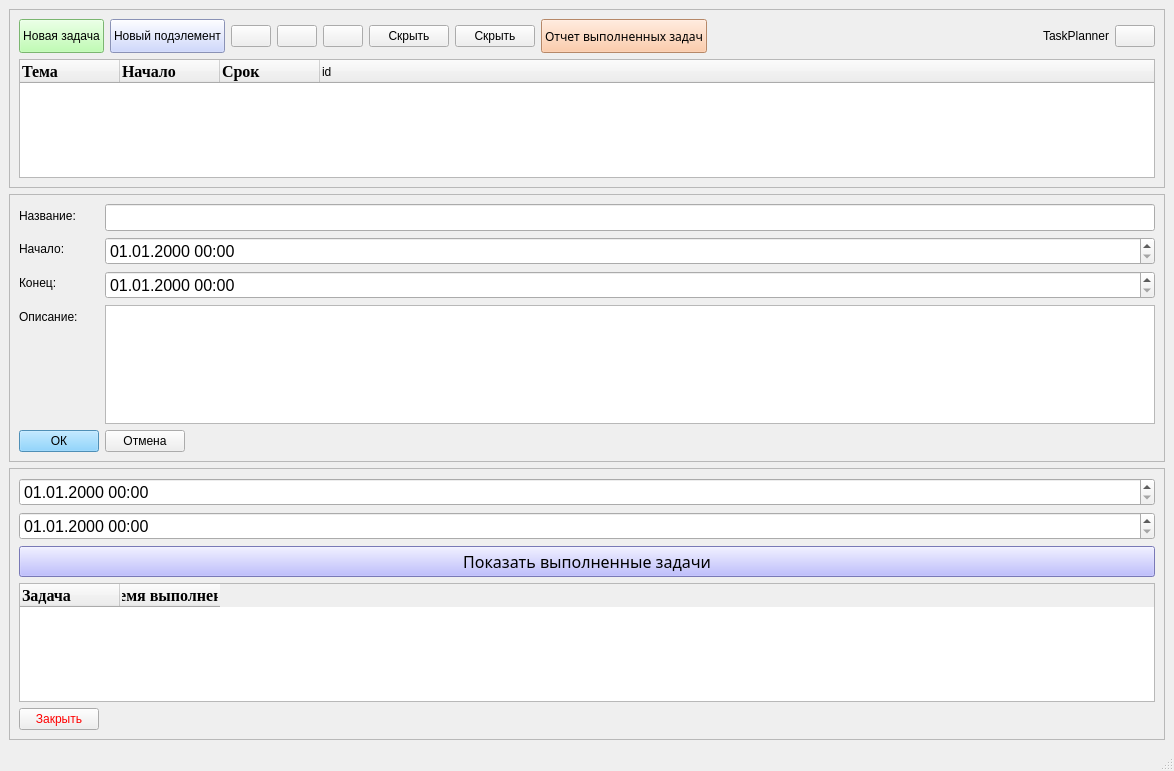
<?xml version="1.0" encoding="UTF-8"?>
<ui version="4.0">
 <class>MainWindow</class>
 <widget class="QMainWindow" name="MainWindow">
  <property name="enabled">
   <bool>true</bool>
  </property>
  <property name="geometry">
   <rect>
    <x>0</x>
    <y>0</y>
    <width>1174</width>
    <height>771</height>
   </rect>
  </property>
  <property name="sizeIncrement">
   <size>
    <width>0</width>
    <height>0</height>
   </size>
  </property>
  <property name="mouseTracking">
   <bool>true</bool>
  </property>
  <property name="focusPolicy">
   <enum>Qt::NoFocus</enum>
  </property>
  <property name="layoutDirection">
   <enum>Qt::LeftToRight</enum>
  </property>
  <property name="autoFillBackground">
   <bool>true</bool>
  </property>
  <property name="iconSize">
   <size>
    <width>100</width>
    <height>24</height>
   </size>
  </property>
  <widget class="QWidget" name="centralwidget">
   <property name="enabled">
    <bool>true</bool>
   </property>
   <property name="sizePolicy">
    <sizepolicy hsizetype="Preferred" vsizetype="Preferred">
     <horstretch>0</horstretch>
     <verstretch>0</verstretch>
    </sizepolicy>
   </property>
   <layout class="QGridLayout" name="gridLayout_3">
    <item row="1" column="0">
     <widget class="QFrame" name="frame2">
      <property name="focusPolicy">
       <enum>Qt::NoFocus</enum>
      </property>
      <property name="frameShape">
       <enum>QFrame::StyledPanel</enum>
      </property>
      <property name="frameShadow">
       <enum>QFrame::Raised</enum>
      </property>
      <layout class="QFormLayout" name="formLayout">
       <item row="0" column="0">
        <widget class="QLabel" name="label">
         <property name="styleSheet">
          <string notr="true">font: italic 12pt &quot;Georgia&quot;;</string>
         </property>
         <property name="text">
          <string>Название:</string>
         </property>
        </widget>
       </item>
       <item row="0" column="1">
        <widget class="QLineEdit" name="name_frame2">
         <property name="sizePolicy">
          <sizepolicy hsizetype="Expanding" vsizetype="Fixed">
           <horstretch>0</horstretch>
           <verstretch>40</verstretch>
          </sizepolicy>
         </property>
         <property name="font">
          <font>
           <pointsize>12</pointsize>
          </font>
         </property>
        </widget>
       </item>
       <item row="1" column="0">
        <widget class="QLabel" name="label_2">
         <property name="styleSheet">
          <string notr="true">font: italic 12pt &quot;Georgia&quot;;</string>
         </property>
         <property name="text">
          <string>Начало:</string>
         </property>
        </widget>
       </item>
       <item row="1" column="1">
        <widget class="QDateTimeEdit" name="start_frame2">
         <property name="sizePolicy">
          <sizepolicy hsizetype="Expanding" vsizetype="Fixed">
           <horstretch>0</horstretch>
           <verstretch>0</verstretch>
          </sizepolicy>
         </property>
         <property name="font">
          <font>
           <pointsize>12</pointsize>
          </font>
         </property>
         <property name="displayFormat">
          <string>dd.MM.yyyy HH:mm</string>
         </property>
        </widget>
       </item>
       <item row="2" column="0">
        <widget class="QLabel" name="label_3">
         <property name="styleSheet">
          <string notr="true">font: italic 12pt &quot;Georgia&quot;;</string>
         </property>
         <property name="text">
          <string>Конец:</string>
         </property>
        </widget>
       </item>
       <item row="2" column="1">
        <widget class="QDateTimeEdit" name="finish_frame2">
         <property name="sizePolicy">
          <sizepolicy hsizetype="Expanding" vsizetype="Fixed">
           <horstretch>0</horstretch>
           <verstretch>0</verstretch>
          </sizepolicy>
         </property>
         <property name="baseSize">
          <size>
           <width>40</width>
           <height>0</height>
          </size>
         </property>
         <property name="font">
          <font>
           <pointsize>12</pointsize>
          </font>
         </property>
         <property name="displayFormat">
          <string>dd.MM.yyyy HH:mm</string>
         </property>
        </widget>
       </item>
       <item row="3" column="0">
        <widget class="QLabel" name="label_4">
         <property name="styleSheet">
          <string notr="true">font: italic 12pt &quot;Georgia&quot;;</string>
         </property>
         <property name="text">
          <string>Описание:</string>
         </property>
        </widget>
       </item>
       <item row="3" column="1">
        <widget class="QTextEdit" name="description_frame2">
         <property name="sizePolicy">
          <sizepolicy hsizetype="Expanding" vsizetype="Expanding">
           <horstretch>0</horstretch>
           <verstretch>0</verstretch>
          </sizepolicy>
         </property>
         <property name="sizeIncrement">
          <size>
           <width>0</width>
           <height>0</height>
          </size>
         </property>
         <property name="font">
          <font>
           <pointsize>12</pointsize>
          </font>
         </property>
        </widget>
       </item>
       <item row="5" column="0">
        <widget class="QPushButton" name="ok_btn">
         <property name="sizePolicy">
          <sizepolicy hsizetype="Fixed" vsizetype="Fixed">
           <horstretch>0</horstretch>
           <verstretch>0</verstretch>
          </sizepolicy>
         </property>
         <property name="styleSheet">
          <string notr="true">background-color: rgb(111, 200, 255)</string>
         </property>
         <property name="text">
          <string>ОК</string>
         </property>
        </widget>
       </item>
       <item row="5" column="1">
        <widget class="QPushButton" name="cancel_btn">
         <property name="sizePolicy">
          <sizepolicy hsizetype="Fixed" vsizetype="Fixed">
           <horstretch>0</horstretch>
           <verstretch>0</verstretch>
          </sizepolicy>
         </property>
         <property name="text">
          <string>Отмена</string>
         </property>
         <property name="autoDefault">
          <bool>false</bool>
         </property>
         <property name="default">
          <bool>false</bool>
         </property>
        </widget>
       </item>
      </layout>
     </widget>
    </item>
    <item row="0" column="0">
     <widget class="QFrame" name="frame1">
      <property name="focusPolicy">
       <enum>Qt::NoFocus</enum>
      </property>
      <property name="frameShape">
       <enum>QFrame::StyledPanel</enum>
      </property>
      <property name="frameShadow">
       <enum>QFrame::Raised</enum>
      </property>
      <layout class="QGridLayout" name="gridLayout_2">
       <item row="0" column="0">
        <widget class="QPushButton" name="NewTask_btn">
         <property name="sizePolicy">
          <sizepolicy hsizetype="Fixed" vsizetype="Fixed">
           <horstretch>0</horstretch>
           <verstretch>0</verstretch>
          </sizepolicy>
         </property>
         <property name="minimumSize">
          <size>
           <width>0</width>
           <height>34</height>
          </size>
         </property>
         <property name="toolTip">
          <string>Добавить новую задачу</string>
         </property>
         <property name="autoFillBackground">
          <bool>false</bool>
         </property>
         <property name="styleSheet">
          <string notr="true">font: 9pt &quot;MV Boli&quot;;
background-color: rgb(172, 255, 157)</string>
         </property>
         <property name="text">
          <string>Новая задача</string>
         </property>
        </widget>
       </item>
       <item row="0" column="6">
        <widget class="QPushButton" name="hide_inactive">
         <property name="sizePolicy">
          <sizepolicy hsizetype="Fixed" vsizetype="Fixed">
           <horstretch>0</horstretch>
           <verstretch>0</verstretch>
          </sizepolicy>
         </property>
         <property name="toolTip">
          <string>Скрыть неактивные задачи</string>
         </property>
         <property name="layoutDirection">
          <enum>Qt::RightToLeft</enum>
         </property>
         <property name="styleSheet">
          <string notr="true">font: 9pt &quot;MV Boli&quot;;</string>
         </property>
         <property name="text">
          <string>Скрыть</string>
         </property>
         <property name="icon">
          <iconset>
           <normaloff>grey.png</normaloff>grey.png</iconset>
         </property>
         <property name="iconSize">
          <size>
           <width>25</width>
           <height>25</height>
          </size>
         </property>
        </widget>
       </item>
       <item row="0" column="13">
        <widget class="QPushButton" name="Logo_btn">
         <property name="sizePolicy">
          <sizepolicy hsizetype="Fixed" vsizetype="Fixed">
           <horstretch>0</horstretch>
           <verstretch>0</verstretch>
          </sizepolicy>
         </property>
         <property name="layoutDirection">
          <enum>Qt::LeftToRight</enum>
         </property>
         <property name="text">
          <string/>
         </property>
         <property name="icon">
          <iconset>
           <normaloff>logo.jpg</normaloff>logo.jpg</iconset>
         </property>
         <property name="iconSize">
          <size>
           <width>35</width>
           <height>35</height>
          </size>
         </property>
        </widget>
       </item>
       <item row="1" column="0" colspan="14">
        <widget class="QTreeWidget" name="treeWidget">
         <property name="minimumSize">
          <size>
           <width>821</width>
           <height>0</height>
          </size>
         </property>
         <property name="mouseTracking">
          <bool>true</bool>
         </property>
         <property name="toolTip">
          <string>&lt;html&gt;&lt;head/&gt;&lt;body&gt;&lt;p&gt;&lt;br/&gt;&lt;/p&gt;&lt;/body&gt;&lt;/html&gt;</string>
         </property>
         <property name="autoFillBackground">
          <bool>true</bool>
         </property>
         <property name="styleSheet">
          <string notr="true"/>
         </property>
         <property name="defaultDropAction">
          <enum>Qt::IgnoreAction</enum>
         </property>
         <property name="textElideMode">
          <enum>Qt::ElideRight</enum>
         </property>
         <property name="allColumnsShowFocus">
          <bool>true</bool>
         </property>
         <column>
          <property name="text">
           <string>Тема</string>
          </property>
          <property name="font">
           <font>
            <family>Georgia</family>
            <pointsize>12</pointsize>
            <weight>75</weight>
            <bold>true</bold>
           </font>
          </property>
          <property name="textAlignment">
           <set>AlignLeading|AlignVCenter</set>
          </property>
         </column>
         <column>
          <property name="text">
           <string>Начало</string>
          </property>
          <property name="font">
           <font>
            <family>Georgia</family>
            <pointsize>12</pointsize>
            <weight>75</weight>
            <bold>true</bold>
           </font>
          </property>
         </column>
         <column>
          <property name="text">
           <string>Срок</string>
          </property>
          <property name="font">
           <font>
            <family>Georgia</family>
            <pointsize>12</pointsize>
            <weight>75</weight>
            <bold>true</bold>
           </font>
          </property>
          <property name="textAlignment">
           <set>AlignLeading|AlignVCenter</set>
          </property>
         </column>
         <column>
          <property name="text">
           <string>id</string>
          </property>
         </column>
        </widget>
       </item>
       <item row="0" column="12">
        <widget class="QLabel" name="Logo_label">
         <property name="sizePolicy">
          <sizepolicy hsizetype="Fixed" vsizetype="Fixed">
           <horstretch>0</horstretch>
           <verstretch>0</verstretch>
          </sizepolicy>
         </property>
         <property name="styleSheet">
          <string notr="true">font: 16pt &quot;MV Boli&quot;;</string>
         </property>
         <property name="text">
          <string>TaskPlanner</string>
         </property>
        </widget>
       </item>
       <item row="0" column="5">
        <widget class="QPushButton" name="hide_done">
         <property name="sizePolicy">
          <sizepolicy hsizetype="Fixed" vsizetype="Fixed">
           <horstretch>0</horstretch>
           <verstretch>0</verstretch>
          </sizepolicy>
         </property>
         <property name="toolTip">
          <string>Скрыть выполненные задачи</string>
         </property>
         <property name="layoutDirection">
          <enum>Qt::RightToLeft</enum>
         </property>
         <property name="styleSheet">
          <string notr="true">font: 9pt &quot;MV Boli&quot;;</string>
         </property>
         <property name="text">
          <string>Скрыть</string>
         </property>
         <property name="icon">
          <iconset>
           <normaloff>galochka.jpg</normaloff>galochka.jpg</iconset>
         </property>
         <property name="iconSize">
          <size>
           <width>25</width>
           <height>25</height>
          </size>
         </property>
        </widget>
       </item>
       <item row="0" column="4">
        <widget class="QPushButton" name="not_done_btn">
         <property name="sizePolicy">
          <sizepolicy hsizetype="Fixed" vsizetype="Fixed">
           <horstretch>0</horstretch>
           <verstretch>0</verstretch>
          </sizepolicy>
         </property>
         <property name="toolTip">
          <string>Отметить задачу невыполненной</string>
         </property>
         <property name="text">
          <string/>
         </property>
         <property name="icon">
          <iconset>
           <normaloff>red_x.png</normaloff>red_x.png</iconset>
         </property>
         <property name="iconSize">
          <size>
           <width>25</width>
           <height>25</height>
          </size>
         </property>
        </widget>
       </item>
       <item row="0" column="1">
        <widget class="QPushButton" name="NewElement_btn">
         <property name="sizePolicy">
          <sizepolicy hsizetype="Fixed" vsizetype="Fixed">
           <horstretch>0</horstretch>
           <verstretch>0</verstretch>
          </sizepolicy>
         </property>
         <property name="minimumSize">
          <size>
           <width>0</width>
           <height>34</height>
          </size>
         </property>
         <property name="toolTip">
          <string>Добавить новую подзадачу</string>
         </property>
         <property name="autoFillBackground">
          <bool>false</bool>
         </property>
         <property name="styleSheet">
          <string notr="true">font: 9pt &quot;MV Boli&quot;;
background-color: rgb(193, 205, 255)</string>
         </property>
         <property name="text">
          <string>Новый подэлемент</string>
         </property>
         <property name="iconSize">
          <size>
           <width>16</width>
           <height>30</height>
          </size>
         </property>
        </widget>
       </item>
       <item row="0" column="3">
        <widget class="QPushButton" name="bin_btn">
         <property name="sizePolicy">
          <sizepolicy hsizetype="Fixed" vsizetype="Fixed">
           <horstretch>0</horstretch>
           <verstretch>0</verstretch>
          </sizepolicy>
         </property>
         <property name="toolTip">
          <string>Удалить задачу</string>
         </property>
         <property name="text">
          <string/>
         </property>
         <property name="icon">
          <iconset>
           <normaloff>bin.png</normaloff>bin.png</iconset>
         </property>
         <property name="iconSize">
          <size>
           <width>25</width>
           <height>25</height>
          </size>
         </property>
        </widget>
       </item>
       <item row="0" column="2">
        <widget class="QPushButton" name="Done_btn">
         <property name="sizePolicy">
          <sizepolicy hsizetype="Fixed" vsizetype="Fixed">
           <horstretch>0</horstretch>
           <verstretch>0</verstretch>
          </sizepolicy>
         </property>
         <property name="toolTip">
          <string>Отметить задачу выполненной</string>
         </property>
         <property name="text">
          <string/>
         </property>
         <property name="icon">
          <iconset>
           <normaloff>galochka.jpg</normaloff>galochka.jpg</iconset>
         </property>
         <property name="iconSize">
          <size>
           <width>25</width>
           <height>25</height>
          </size>
         </property>
        </widget>
       </item>
       <item row="0" column="7">
        <widget class="QPushButton" name="report_btn">
         <property name="sizePolicy">
          <sizepolicy hsizetype="Fixed" vsizetype="Fixed">
           <horstretch>0</horstretch>
           <verstretch>0</verstretch>
          </sizepolicy>
         </property>
         <property name="minimumSize">
          <size>
           <width>93</width>
           <height>34</height>
          </size>
         </property>
         <property name="font">
          <font>
           <family>MV Boli</family>
           <pointsize>9</pointsize>
           <weight>50</weight>
           <italic>false</italic>
           <bold>false</bold>
          </font>
         </property>
         <property name="styleSheet">
          <string notr="true">font: 9pt &quot;MV Boli&quot;;
background-color: rgb(255, 190, 146)</string>
         </property>
         <property name="text">
          <string>Отчет выполненных задач</string>
         </property>
        </widget>
       </item>
      </layout>
     </widget>
    </item>
    <item row="2" column="0">
     <widget class="QFrame" name="frame3">
      <property name="frameShape">
       <enum>QFrame::StyledPanel</enum>
      </property>
      <property name="frameShadow">
       <enum>QFrame::Raised</enum>
      </property>
      <layout class="QVBoxLayout" name="verticalLayout">
       <item>
        <widget class="QDateTimeEdit" name="start_done_task">
         <property name="sizePolicy">
          <sizepolicy hsizetype="MinimumExpanding" vsizetype="Fixed">
           <horstretch>0</horstretch>
           <verstretch>0</verstretch>
          </sizepolicy>
         </property>
         <property name="font">
          <font>
           <pointsize>12</pointsize>
          </font>
         </property>
         <property name="displayFormat">
          <string>dd.MM.yyyy HH:mm</string>
         </property>
        </widget>
       </item>
       <item>
        <widget class="QDateTimeEdit" name="finish_done_task">
         <property name="sizePolicy">
          <sizepolicy hsizetype="MinimumExpanding" vsizetype="Fixed">
           <horstretch>0</horstretch>
           <verstretch>0</verstretch>
          </sizepolicy>
         </property>
         <property name="font">
          <font>
           <pointsize>12</pointsize>
          </font>
         </property>
         <property name="displayFormat">
          <string>dd.MM.yyyy HH:mm</string>
         </property>
        </widget>
       </item>
       <item>
        <widget class="QPushButton" name="show_done_tasks_btn">
         <property name="font">
          <font>
           <family>MV Boli</family>
           <pointsize>12</pointsize>
           <weight>50</weight>
           <italic>false</italic>
           <bold>false</bold>
          </font>
         </property>
         <property name="styleSheet">
          <string notr="true">font: 12pt &quot;MV Boli&quot;;
background-color: rgb(170, 170, 255)</string>
         </property>
         <property name="text">
          <string>Показать выполненные задачи</string>
         </property>
        </widget>
       </item>
       <item>
        <widget class="QTableWidget" name="done_tasks_table">
         <property name="sizePolicy">
          <sizepolicy hsizetype="MinimumExpanding" vsizetype="Preferred">
           <horstretch>0</horstretch>
           <verstretch>0</verstretch>
          </sizepolicy>
         </property>
         <column>
          <property name="text">
           <string>Задача</string>
          </property>
          <property name="font">
           <font>
            <family>Georgia</family>
            <pointsize>12</pointsize>
            <weight>75</weight>
            <bold>true</bold>
           </font>
          </property>
          <property name="textAlignment">
           <set>AlignLeading|AlignVCenter</set>
          </property>
         </column>
         <column>
          <property name="text">
           <string>Время выполнения</string>
          </property>
          <property name="font">
           <font>
            <family>Georgia</family>
            <pointsize>12</pointsize>
            <weight>75</weight>
            <bold>true</bold>
           </font>
          </property>
          <property name="textAlignment">
           <set>AlignCenter</set>
          </property>
         </column>
        </widget>
       </item>
       <item>
        <widget class="QPushButton" name="close_btn">
         <property name="sizePolicy">
          <sizepolicy hsizetype="Fixed" vsizetype="Fixed">
           <horstretch>0</horstretch>
           <verstretch>0</verstretch>
          </sizepolicy>
         </property>
         <property name="styleSheet">
          <string notr="true">color: rgb(255, 0, 0);</string>
         </property>
         <property name="text">
          <string>Закрыть</string>
         </property>
        </widget>
       </item>
      </layout>
     </widget>
    </item>
   </layout>
  </widget>
  <widget class="QMenuBar" name="menubar">
   <property name="geometry">
    <rect>
     <x>0</x>
     <y>0</y>
     <width>1174</width>
     <height>26</height>
    </rect>
   </property>
  </widget>
  <widget class="QStatusBar" name="statusbar"/>
 </widget>
 <resources/>
 <connections/>
</ui>
